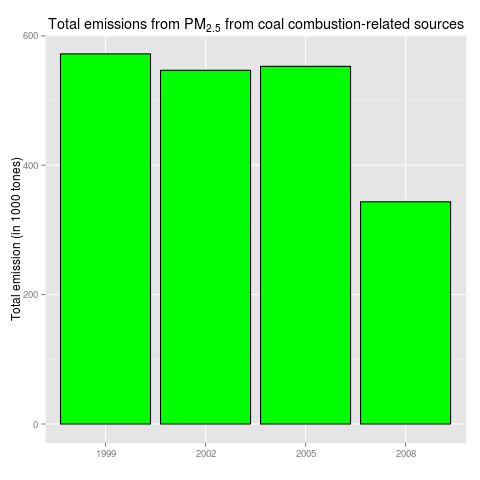

Reproduce this figure in R.
# TODO: margins

source("common.R")

sectors = unique(scc_mapping$EI.Sector)
coal_sectors = sectors[grep("Coal", sectors)]
coal_mapping = scc_mapping %>% filter(EI.Sector %in% coal_sectors)

coal_summary = inventory %>%
               filter(SCC %in% coal_mapping$SCC) %>%
               group_by(year) %>%
               summarise(total_emission=sum(Emissions) / 1000)

ggplot(coal_summary,
       aes(x=as.factor(year), y=total_emission)) + 
  geom_bar(stat="identity",
           fill="green", colour="black") + 
  labs(title=expression("Total emissions from PM"[2.5]*" from coal combustion-related sources"),
       x="", y="Total emission (in 1000 tones)")
dev.copy(png, file="plot4.png")
dev.off()
